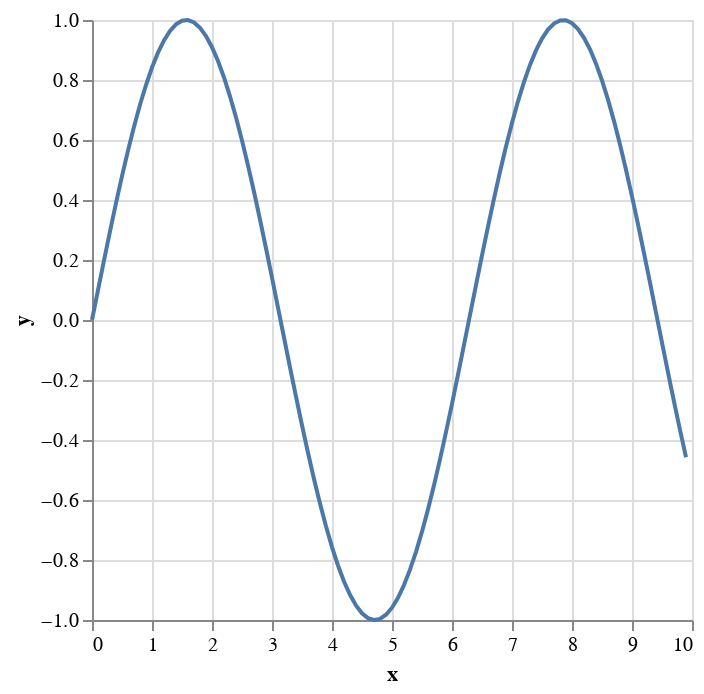

Here is the notebook cell this chart was saved with:
### Markdown cell above
### Generated Data

### Code cell
# Here is an example of using the sequence() function to generate a sequence of x data, along with a Calculate to compute y data.

# Note that the following generator is functionally similar to
# data = pd.DataFrame({'x': np.arange(0, 10, 0.1)})
data = alt.sequence(0, 10, 0.1, as_='x')

chart = alt.Chart(data).transform_calculate(
    y='sin(datum.x)'
).mark_line().encode(
    x='x:Q',
    y='y:Q',
)
chart

### Figure 1 — Vega-Lite specification as saved in the notebook (floating-point values rounded to 4 significant figures)
{"config": {"view": {"continuousWidth": 300, "continuousHeight": 300}}, "data": {"sequence": {"start": 0, "stop": 10, "step": 0.1, "as": "x"}}, "mark": {"type": "line"}, "encoding": {"x": {"field": "x", "type": "quantitative"}, "y": {"field": "y", "type": "quantitative"}}, "transform": [{"calculate": "sin(datum.x)", "as": "y"}], "$schema": "https://vega.github.io/schema/vega-lite/v5.8.0.json"}
